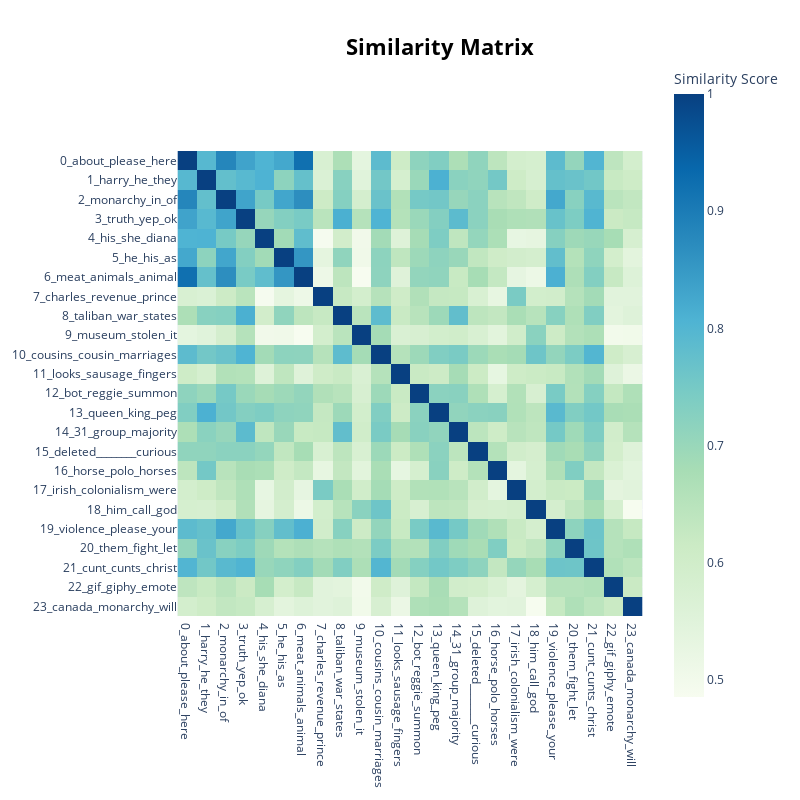

Notebook code for this chart:
### Code cell
BERTopic_model.visualize_heatmap()

### Figure 1 — Plotly figure (JSON) as saved in the notebook; plotly's stock layout.template omitted (floating-point values rounded to 4 significant figures; data arrays with more than 128 entries replaced by an {"elided": "..."} marker saying what was removed)
{"data": [{"coloraxis": "coloraxis", "hovertemplate": "x: %{x}<br>y: %{y}<br>Similarity Score: %{z}<extra></extra>", "name": "0", "type": "heatmap", "x": ["0_about_please_here", "1_harry_he_they", "2_monarchy_in_of", "3_truth_yep_ok", "4_his_she_diana", "5_he_his_as", "6_meat_animals_animal", "7_charles_revenue_prince", "8_taliban_war_states", "9_museum_stolen_it", "10_cousins_cousin_marriages", "11_looks_sausage_fingers", "12_bot_reggie_summon", "13_queen_king_peg", "14_31_group_majority", "15_deleted________curious", "16_horse_polo_horses", "17_irish_colonialism_were", "18_him_call_god", "19_violence_please_your", "20_them_fight_let", "21_cunt_cunts_christ", "22_gif_giphy_emote", "23_canada_monarchy_will"], "xaxis": "x", "y": ["0_about_please_here", "1_harry_he_they", "2_monarchy_in_of", "3_truth_yep_ok", "4_his_she_diana", "5_he_his_as", "6_meat_animals_animal", "7_charles_revenue_prince", "8_taliban_war_states", "9_museum_stolen_it", "10_cousins_cousin_marriages", "11_looks_sausage_fingers", "12_bot_reggie_summon", "13_queen_king_peg", "14_31_group_majority", "15_deleted________curious", "16_horse_polo_horses", "17_irish_colonialism_were", "18_him_call_god", "19_violence_please_your", "20_them_fight_let", "21_cunt_cunts_christ", "22_gif_giphy_emote", "23_canada_monarchy_will"], "yaxis": "y", "z": {"elided": "24x24 float values"}}], "layout": {"coloraxis": {"colorbar": {"title": {"text": "Similarity Score"}}, "colorscale": [[0, "rgb(247,252,240)"], [0.125, "rgb(224,243,219)"], [0.25, "rgb(204,235,197)"], [0.375, "rgb(168,221,181)"], [0.5, "rgb(123,204,196)"], [0.625, "rgb(78,179,211)"], [0.75, "rgb(43,140,190)"], [0.875, "rgb(8,104,172)"], [1, "rgb(8,64,129)"]]}, "height": 800, "hoverlabel": {"bgcolor": "white", "font": {"family": "Rockwell", "size": 16}}, "legend": {"title": {"text": "Trend"}}, "margin": {"t": 60}, "showlegend": true, "title": {"font": {"color": "Black", "size": 22}, "text": "<b>Similarity Matrix", "x": 0.55, "xanchor": "center", "y": 0.95, "yanchor": "top"}, "width": 800, "xaxis": {"anchor": "y", "autorange": true, "constrain": "domain", "domain": [0, 1], "range": [-0.5, 23.5], "scaleanchor": "y", "type": "category"}, "yaxis": {"anchor": "x", "autorange": true, "constrain": "domain", "domain": [0.1407, 0.8593], "range": [23.5, -0.5], "type": "category"}}}
